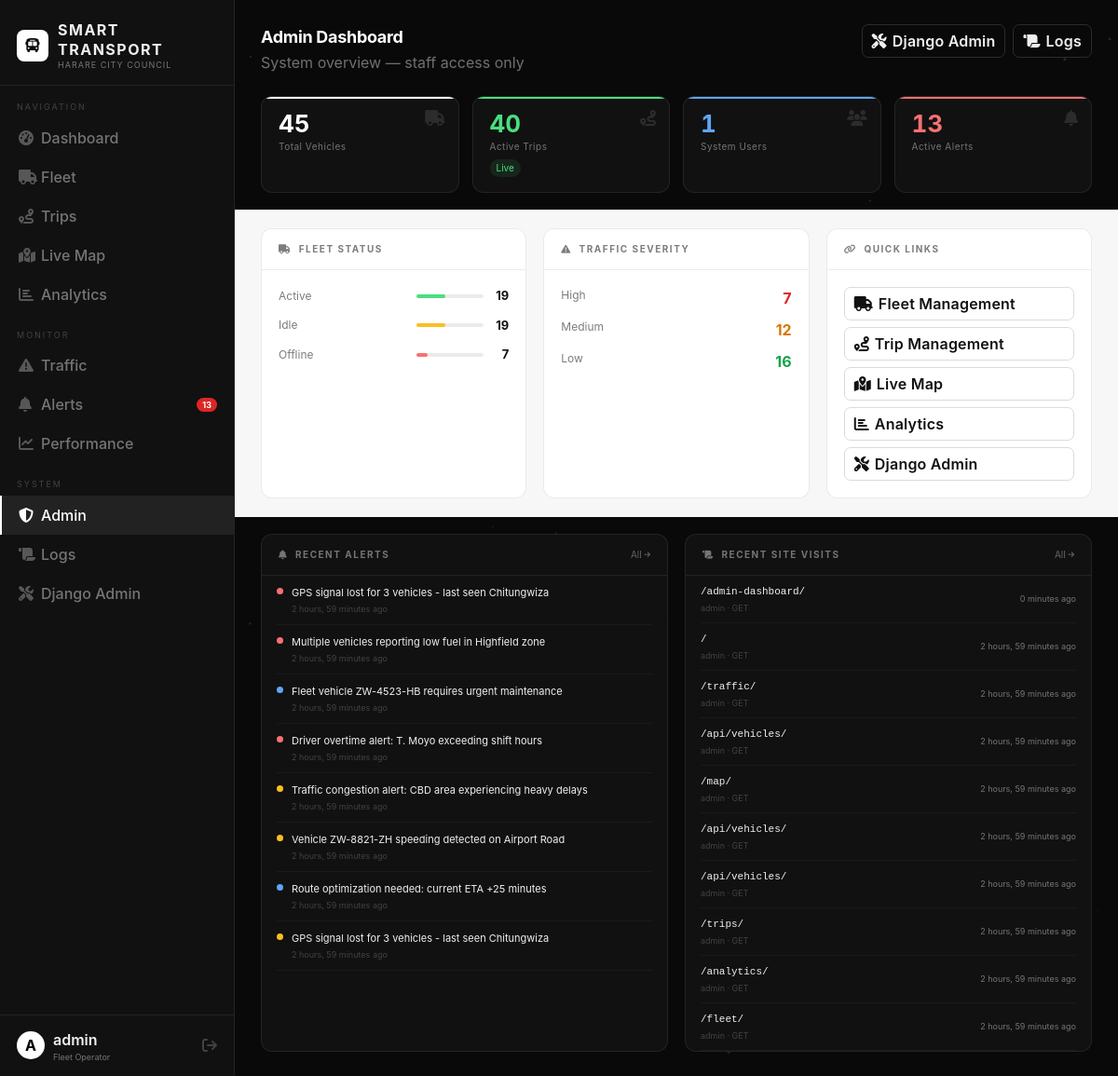
/admin-dashboard/ (signed in), run on the app's committed database.
### app/models.py (models this page shows, shortened)
class Vehicle(models.Model):
    STATUS_CHOICES = [
        ('active', 'Active'),
        ('idle', 'Idle'),
        ('offline', 'Offline'),
    ]
    registration_number = models.CharField(max_length=50, unique=True)
    driver_name = models.CharField(max_length=100)
    status = models.CharField(max_length=10, choices=STATUS_CHOICES, default='idle')
    current_latitude = models.FloatField(null=True, blank=True)
    current_longitude = models.FloatField(null=True, blank=True)
    speed = models.FloatField(default=0)
    last_updated = models.DateTimeField(auto_now=True)
    class Meta:
        ordering = ['registration_number']
        verbose_name_plural = "Vehicles"

class Alert(models.Model):
    ALERT_TYPES = [
        ('traffic', 'Traffic'),
        ('vehicle', 'Vehicle'),
        ('system', 'System'),
    ]
    message = models.TextField()
    alert_type = models.CharField(max_length=20, choices=ALERT_TYPES)
    created_at = models.DateTimeField(auto_now_add=True)
    is_active = models.BooleanField(default=True)
    class Meta:
        ordering = ['-created_at']

class SiteVisitLog(models.Model):
    user = models.ForeignKey(User, on_delete=models.SET_NULL, null=True, blank=True)
    path = models.CharField(max_length=500)           # URL path visited
    full_path = models.CharField(max_length=500)      # Full URL with query string
    method = models.CharField(max_length=10)          # GET, POST, etc.
    ip_address = models.GenericIPAddressField(null=True, blank=True)
    user_agent = models.TextField(blank=True)         # Browser / device info
    referrer = models.CharField(max_length=500, blank=True)  # Previous page
    timestamp = models.DateTimeField(auto_now_add=True)
    class Meta:
        ordering = ['-timestamp']
        indexes = [
            models.Index(fields=['path']),
            models.Index(fields=['user']),
        ]

### app/views.py (the view)
# urls.py: path('admin-dashboard/', views.admin_dashboard, name='admin_dashboard'),
@login_required
@user_passes_test(lambda u: u.is_staff)
def admin_dashboard(request):
    from django.contrib.auth import get_user_model
    User = get_user_model()
    vehicles = Vehicle.objects.all()
    events = TrafficEvent.objects.all()
    ctx = _base_ctx()
    ctx.update({
        'total_vehicles': vehicles.count(),
        'active_trips': Trip.objects.filter(status='ongoing').count(),
        'total_users': User.objects.count(),
        'alerts': _alert_count(),
        'active_count': vehicles.filter(status='active').count(),
        'idle_count': vehicles.filter(status='idle').count(),
        'offline_count': vehicles.filter(status='offline').count(),
        'traffic_high': events.filter(severity='high').count(),
        'traffic_medium': events.filter(severity='medium').count(),
        'traffic_low': events.filter(severity='low').count(),
        'recent_alerts': Alert.objects.order_by('-created_at')[:8],
        'recent_logs': SiteVisitLog.objects.order_by('-timestamp')[:10],
        'fleet_status_rows': [
            ('Active', vehicles.filter(status='active').count(), '#4ade80'),
            ('Idle', vehicles.filter(status='idle').count(), '#fbbf24'),
            ('Offline', vehicles.filter(status='offline').count(), '#f87171'),
        ],
    })
    return render(request, 'admin_dashboard.html', ctx)

### app/views.py (called while the page is built)
def _alert_count():
    return Alert.objects.filter(is_active=True).count()

def _base_ctx():
    return {'alert_count': _alert_count()}

### templates/admin_dashboard.html (shortened to what this page needs)
{% extends "base.html" %}
{% block nav_admin %}active{% endblock %}
{% block content %}
<div class="topbar">
  <div><div class="page-title">Admin Dashboard</div><div class="page-sub">System overview — staff access only</div></div>
  <div class="topbar-right">
    <a href="/admin/" class="btn btn-outline-dark btn-sm"><i class="fa-solid fa-screwdriver-wrench"></i> Django Admin</a>
    <a href="{% url 'site_logs' %}" class="btn btn-outline-dark btn-sm"><i class="fa-solid fa-scroll"></i> Logs</a>
  </div>
</div>
<div class="kpi-grid kpi-grid-4 gap-mb">
  <div class="kpi kpi-dark"><div class="kpi-stripe" style="background:#fff"></div><i class="kpi-icon fa-solid fa-truck"></i><div class="kpi-val">{{ total_vehicles|default:0 }}</div><div class="kpi-label">Total Vehicles</div></div>
  <div class="kpi kpi-dark"><div class="kpi-stripe" style="background:var(--green-light)"></div><i class="kpi-icon fa-solid fa-route"></i><div class="kpi-val" style="color:var(--green-light)">{{ active_trips|default:0 }}</div><div class="kpi-label">Active Trips</div><span class="kpi-delta delta-up">Live</span></div>
  <div class="kpi kpi-dark"><div class="kpi-stripe" style="background:var(--blue-light)"></div><i class="kpi-icon fa-solid fa-users"></i><div class="kpi-val" style="color:var(--blue-light)">{{ total_users|default:0 }}</div><div class="kpi-label">System Users</div></div>
  <div class="kpi kpi-dark"><div class="kpi-stripe" style="background:var(--red-light)"></div><i class="kpi-icon fa-solid fa-bell"></i><div class="kpi-val" style="color:var(--red-light)">{{ alert_count|default:0 }}</div><div class="kpi-label">Active Alerts</div></div>
</div>
<div class="section-white gap-mb">
  <div class="grid-3">
    <div class="card-white">
      <div class="card-header"><span class="card-title"><i class="fa-solid fa-truck"></i> &nbsp;Fleet Status</span></div>
      <div class="card-body">
        {% for label,count,color in fleet_status_rows %}
        <div style="display:flex;align-items:center;justify-content:space-between;margin-bottom:12px">
          <span style="font-size:12px;color:var(--text-on-light-dim)">{{ label }}</span>
          <div style="display:flex;align-items:center;gap:9px">
            <div style="width:72px;height:4px;background:rgba(0,0,0,0.08);border-radius:2px"><div style="height:100%;border-radius:2px;background:{{ color }};width:{% widthratio count total_vehicles 100 %}%"></div></div>
            <span style="font-size:13px;font-weight:700;color:var(--text-on-light);min-width:18px;text-align:right">{{ count }}</span>
          </div>
        </div>
        {% endfor %}
      </div>
    </div>
    <div class="card-white">
      <div class="card-header"><span class="card-title"><i class="fa-solid fa-triangle-exclamation"></i> &nbsp;Traffic Severity</span></div>
      <div class="card-body">
        <div style="display:flex;justify-content:space-between;margin-bottom:10px"><span style="font-size:12px;color:var(--text-on-light-dim)">High</span><span style="font-weight:700;color:var(--red)">{{ traffic_high|default:0 }}</span></div>
        <div style="display:flex;justify-content:space-between;margin-bottom:10px"><span style="font-size:12px;color:var(--text-on-light-dim)">Medium</span><span style="font-weight:700;color:var(--amber)">{{ traffic_medium|default:0 }}</span></div>
        <div style="display:flex;justify-content:space-between"><span style="font-size:12px;color:var(--text-on-light-dim)">Low</span><span style="font-weight:700;color:var(--green)">{{ traffic_low|default:0 }}</span></div>
      </div>
    </div>
    <div class="card-white">
      <div class="card-header"><span class="card-title"><i class="fa-solid fa-link"></i> &nbsp;Quick Links</span></div>
      <div class="card-body" style="display:flex;flex-direction:column;gap:7px">
        <a href="{% url 'fleet_list' %}" class="btn btn-outline-light btn-sm" style="justify-content:flex-start"><i class="fa-solid fa-truck"></i> Fleet Management</a>
        <a href="{% url 'trip_list' %}" class="btn btn-outline-light btn-sm" style="justify-content:flex-start"><i class="fa-solid fa-route"></i> Trip Management</a>
        <a href="{% url 'map_view' %}" class="btn btn-outline-light btn-sm" style="justify-content:flex-start"><i class="fa-solid fa-map-location-dot"></i> Live Map</a>
        <a href="{% url 'analytics_view' %}" class="btn btn-outline-light btn-sm" style="justify-content:flex-start"><i class="fa-solid fa-chart-bar"></i> Analytics</a>
        <a href="/admin/" class="btn btn-outline-light btn-sm" style="justify-content:flex-start"><i class="fa-solid fa-screwdriver-wrench"></i> Django Admin</a>
      </div>
    </div>
  </div>
</div>
<div class="grid-2">
  <div class="card">
    <div class="card-header"><span class="card-title"><i class="fa-solid fa-bell"></i> &nbsp;Recent Alerts</span><a href="{% url 'alert_list' %}" style="font-size:10px;color:rgba(255,255,255,0.35);text-decoration:none">All </a></div>
    <div class="card-body" style="padding:0 16px">
      {% for alert in recent_alerts %}
      <div style="display:flex;gap:9px;align-items:flex-start;padding:10px 0;border-bottom:1px solid rgba(255,255,255,0.04)">
        <div style="width:7px;height:7px;border-radius:50%;flex-shrink:0;margin-top:3px;background:{% if alert.alert_type == 'traffic' %}var(--red-light){% elif alert.alert_type == 'vehicle' %}var(--amber-light){% else %}var(--blue-light){% endif %}"></div>
        <div><div style="font-size:11px;color:var(--text-on-dark)">{{ alert.message|truncatechars:66 }}</div><div style="font-size:9px;color:var(--text-on-dark-muted);margin-top:2px">{{ alert.created_at|timesince }} ago</div></div>
      </div>
      {% empty %}<div style="color:var(--text-on-dark-dim);font-size:11px;padding:12px 0">No recent alerts.</div>{% endfor %}
    </div>
  </div>
  <div class="card">
    <div class="card-header"><span class="card-title"><i class="fa-solid fa-scroll"></i> &nbsp;Recent Site Visits</span><a href="{% url 'site_logs' %}" style="font-size:10px;color:rgba(255,255,255,0.35);text-decoration:none">All </a></div>
    <div class="card-body" style="padding:0 16px">
      {% for log in recent_logs %}
      <div style="display:flex;align-items:center;justify-content:space-between;padding:9px 0;border-bottom:1px solid rgba(255,255,255,0.04)">
        <div><div style="font-size:11px;color:var(--text-on-dark);font-family:'Courier New',monospace">{{ log.path }}</div><div style="font-size:9px;color:var(--text-on-dark-muted);margin-top:2px">{{ log.user|default:"Anonymous" }} · {{ log.method }}</div></div>
        <div style="font-size:9px;color:var(--text-on-dark-dim)">{{ log.timestamp|timesince }} ago</div>
      </div>
      {% empty %}<div style="color:var(--text-on-dark-dim);font-size:11px;padding:12px 0">No logs.</div>{% endfor %}
    </div>
  </div>
</div>
{% endblock %}

### templates/base.html (shortened to what this page needs)
{% load static %}
<!doctype html>
<html lang="en">
  <head>
    <link
      rel="stylesheet"
      href="https://cdnjs.cloudflare.com/ajax/libs/font-awesome/6.5.0/css/all.min.css"
    />
    <link
      rel="stylesheet"
      href="https://cdn.datatables.net/1.13.7/css/dataTables.bootstrap5.min.css"
    />
    <link
      rel="stylesheet"
      href="https://cdn.datatables.net/buttons/2.4.2/css/buttons.bootstrap5.min.css"
    />
    <link rel="stylesheet" href="https://cdn.datatables.net/1.13.8/css/dataTables.bootstrap5.min.css">
    <link rel="stylesheet" href="https://cdn.datatables.net/1.13.6/css/jquery.dataTables.min.css">
  </head>
  <body>
    <aside class="sidebar">
      <div class="sb-logo">
        <div class="sb-icon"><i class="fa-solid fa-bus"></i></div>
        <div class="sb-name">
          Smart Transport<small>Harare City Council</small>
        </div>
      </div>
      <div class="sb-section">Navigation</div>
      <a
        href="{% url 'home' %}"
        class="sb-link {% block nav_home %}{% endblock %}"
        ><i class="fa-solid fa-gauge-high"></i> Dashboard</a
      >
      <a
        href="{% url 'fleet_list' %}"
        class="sb-link {% block nav_fleet %}{% endblock %}"
        ><i class="fa-solid fa-truck"></i> Fleet</a
      >
      <a
        href="{% url 'trip_list' %}"
        class="sb-link {% block nav_trips %}{% endblock %}"
        ><i class="fa-solid fa-route"></i> Trips</a
      >
      <a
        href="{% url 'map_view' %}"
        class="sb-link {% block nav_map %}{% endblock %}"
        ><i class="fa-solid fa-map-location-dot"></i> Live Map</a
      >
      <a
        href="{% url 'analytics_view' %}"
        class="sb-link {% block nav_analytics %}{% endblock %}"
        ><i class="fa-solid fa-chart-bar"></i> Analytics</a
      >
      <div class="sb-section">Monitor</div>
      <a
        href="{% url 'traffic_list' %}"
        class="sb-link {% block nav_traffic %}{% endblock %}"
        ><i class="fa-solid fa-triangle-exclamation"></i> Traffic</a
      >
      <a
        href="{% url 'alert_list' %}"
        class="sb-link {% block nav_alerts %}{% endblock %}"
        ><i class="fa-solid fa-bell"></i> Alerts {% if alert_count %}<span
          class="sb-badge"
          >{{ alert_count }}</span
        >{% endif %}</a
      >
      <a
        href="{% url 'metrics_view' %}"
        class="sb-link {% block nav_metrics %}{% endblock %}"
        ><i class="fa-solid fa-chart-line"></i> Performance</a
      >
      <div class="sb-section">System</div>
      {% if request.user.is_staff %}
      <a
        href="{% url 'admin_dashboard' %}"
        class="sb-link {% block nav_admin %}{% endblock %}"
        ><i class="fa-solid fa-shield-halved"></i> Admin</a
      >
      <a
        href="{% url 'site_logs' %}"
        class="sb-link {% block nav_logs %}{% endblock %}"
        ><i class="fa-solid fa-scroll"></i> Logs</a
      >
      {% endif %}
      <a href="/admin/" class="sb-link"
        ><i class="fa-solid fa-screwdriver-wrench"></i> Django Admin</a
      >
      <div class="sb-footer">
        <div class="sb-av">
          {{ request.user.username|first|upper|default:"A" }}
        </div>
        <div>
          <div class="sb-uname">
            {{ request.user.get_full_name|default:request.user.username }}
          </div>
          <div class="sb-urole">Fleet Operator</div>
        </div>
        <a href="{% url 'logout' %}" class="sb-logout" title="Logout"
          ><i class="fa-solid fa-arrow-right-from-bracket"></i
        ></a>
      </div>
    </aside>
    <div class="main">
      <div class="main-scroll">
         {% block content %}{% endblock %}
      </div>
    </div>
  </body>
</html>

### data on the page
Vehicle: status "Idle", id "19"
Alert: message "GPS signal lost for 3 vehicles - last seen Chitungwiza", created_at "2 hours, 59 minutes"
Alert: message "Multiple vehicles reporting low fuel in Highfield zone", created_at "2 hours, 59 minutes"
Alert: message "Fleet vehicle ZW-4523-HB requires urgent maintenance", created_at "2 hours, 59 minutes"
Alert: message "Driver overtime alert: T. Moyo exceeding shift hours", created_at "2 hours, 59 minutes"
Alert: message "Traffic congestion alert: CBD area experiencing heavy delays", created_at "2 hours, 59 minutes"
Alert: message "Vehicle ZW-8821-ZH speeding detected on Airport Road", created_at "2 hours, 59 minutes"
Alert: message "Route optimization needed: current ETA +25 minutes", created_at "2 hours, 59 minutes"
Alert: message "GPS signal lost for 3 vehicles - last seen Chitungwiza", created_at "2 hours, 59 minutes"
SiteVisitLog: path "/", user "admin", method "GET", timestamp "2 hours, 59 minutes"
SiteVisitLog: path "/traffic/", user "admin", method "GET", timestamp "2 hours, 59 minutes"
SiteVisitLog: path "/api/vehicles/", user "admin", method "GET", timestamp "2 hours, 59 minutes"
SiteVisitLog: path "/map/", user "admin", method "GET", timestamp "2 hours, 59 minutes"
SiteVisitLog: path "/api/vehicles/", user "admin", method "GET", timestamp "2 hours, 59 minutes"
SiteVisitLog: path "/api/vehicles/", user "admin", method "GET", timestamp "2 hours, 59 minutes"
SiteVisitLog: path "/trips/", user "admin", method "GET", timestamp "2 hours, 59 minutes"
SiteVisitLog: path "/analytics/", user "admin", method "GET", timestamp "2 hours, 59 minutes"
SiteVisitLog: path "/fleet/", user "admin", method "GET", timestamp "2 hours, 59 minutes"

### other printed values
{{ alert_count }} "13"
{{ request.user.username|first|upper|default:"A" }} "A"
{{ request.user.get_full_name|default:request.user.username }} "admin"
{{ total_vehicles|default:0 }} "45"
{{ active_trips|default:0 }} "40"
{{ total_users|default:0 }} "1"
{{ alert_count|default:0 }} "13"
{{ label }} "Active" "Offline"
{{ count }} "19" "7"
{{ traffic_high|default:0 }} "7"
{{ traffic_medium|default:0 }} "12"
{{ traffic_low|default:0 }} "16"
